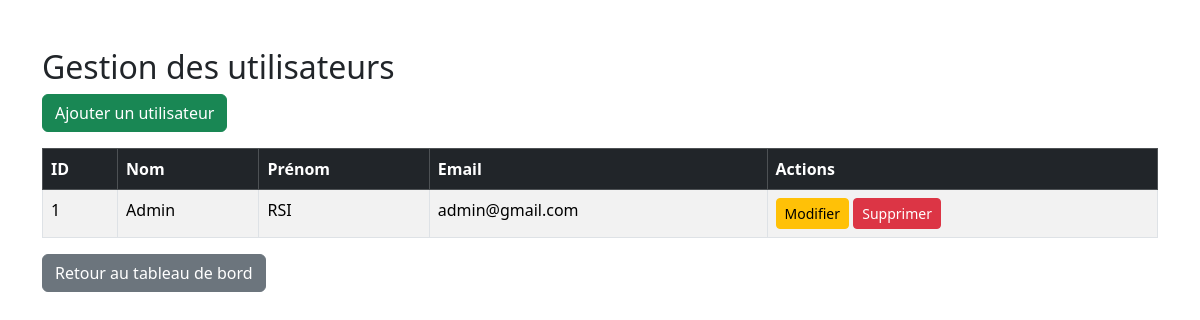
Screenshot of /utilisateurs/liste.php (signed in) with the database file from the repository.
### tables this page shows
CREATE TABLE `utilisateur` (
  `id_utilisateur` int(11) NOT NULL,
  `nom` varchar(100) NOT NULL,
  `prenom` varchar(100) NOT NULL,
  `email` varchar(100) NOT NULL,
  `mot_de_passe` varchar(255) NOT NULL
);

### utilisateurs/liste.php (the view, shortened to what this page needs)
<?php
include '../config/connexion.php';
$sql = "SELECT * FROM utilisateur";
$resultat = mysqli_query($connexion, $sql);
?>
<!DOCTYPE html>
<html lang="fr">
<head>
<link href="https://cdn.jsdelivr.net/npm/bootstrap@5.3.3/dist/css/bootstrap.min.css" rel="stylesheet">
</head>
<body>
<div class="container mt-5">
<h2>Gestion des utilisateurs</h2>
<a href="ajouter.php" class="btn btn-success mb-3">
Ajouter un utilisateur
</a>
<table class="table table-bordered table-striped">
<thead class="table-dark">
<tr>
<th>ID</th>
<th>Nom</th>
<th>Prénom</th>
<th>Email</th>
<th>Actions</th>
</tr>
</thead>
<tbody>
<?php while($utilisateur = mysqli_fetch_assoc($resultat)){ ?>
<tr>
<td><?= $utilisateur['id_utilisateur']; ?></td>
<td><?= $utilisateur['nom']; ?></td>
<td><?= $utilisateur['prenom']; ?></td>
<td><?= $utilisateur['email']; ?></td>
<td>
<a href="modifier.php?id=<?= $utilisateur['id_utilisateur']; ?>" class="btn btn-warning btn-sm">
Modifier
</a>
<a href="supprimer.php?id=<?= $utilisateur['id_utilisateur']; ?>"
class="btn btn-danger btn-sm"
onclick="return confirm('Voulez-vous supprimer cet utilisateur ?')">
Supprimer
</a>
</td>
</tr>
<?php } ?>
</tbody>
</table>
<a href="../dashboard.php" class="btn btn-secondary">
Retour au tableau de bord
</a>
</div>
</body>
</html>

### rows the page displays
utilisateur: id_utilisateur "1", nom "Admin", prenom "RSI", email "admin@gmail.com"
